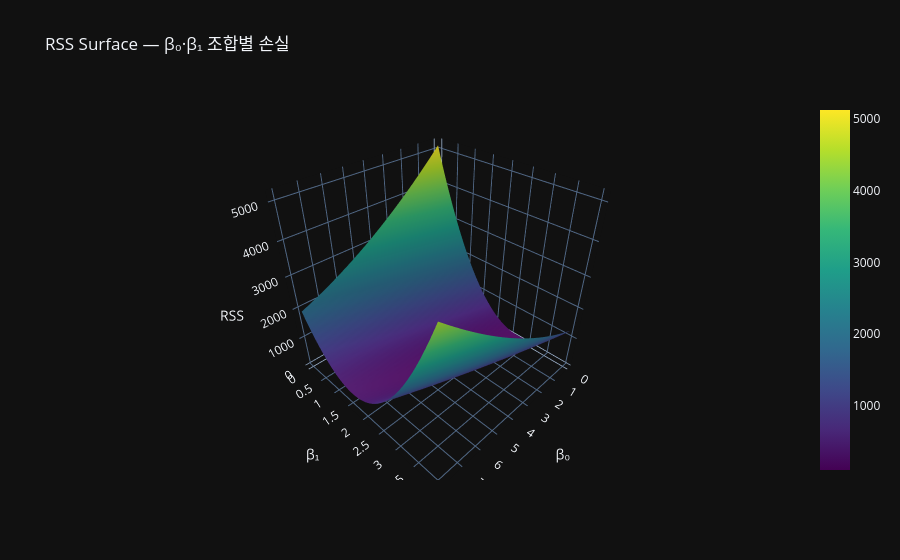

Notebook source saved alongside this figure:
### Markdown cell above
## RSS Surface 시각화 — "가장 작은 오차의 직선"
β₀·β₁을 변화시키며 RSS(잔차 제곱합) 크기 시각화

### Code cell
x = np.linspace(0, 10, 20)
y = 2.3*x + 4 + np.random.randn(20)*3

def rss(b0, b1):
    y_pred = b0 + b1*x
    return np.sum((y - y_pred)**2)

b0_range, b1_range = np.linspace(0,8,50), np.linspace(0,4,50)
B0, B1 = np.meshgrid(b0_range, b1_range)
RSS = np.array([[rss(b0, b1) for b0 in b0_range] for b1 in b1_range])

fig = go.Figure(data=[go.Surface(z=RSS, x=b0_range, y=b1_range, colorscale="Viridis")])
fig.update_layout(title="RSS Surface — β₀·β₁ 조합별 손실",
                  scene=dict(xaxis_title="β₀", yaxis_title="β₁", zaxis_title="RSS"),
                  template="plotly_dark")
fig.show()

### Figure 1 — Plotly figure (JSON) as saved in the notebook; plotly's stock layout.template omitted (floating-point values rounded to 4 significant figures; data arrays with more than 128 entries replaced by an {"elided": "..."} marker saying what was removed)
{"data": [{"colorscale": [[0, "#440154"], [0.1111, "#482878"], [0.2222, "#3e4989"], [0.3333, "#31688e"], [0.4444, "#26828e"], [0.5556, "#1f9e89"], [0.6667, "#35b779"], [0.7778, "#6ece58"], [0.8889, "#b5de2b"], [1, "#fde725"]], "type": "surface", "x": [0.0, 0.1633, 0.3265, 0.4898, 0.6531, 0.8163, 0.9796, 1.143, 1.306, 1.469, 1.633, 1.796, 1.959, 2.122, 2.286, 2.449, 2.612, 2.776, 2.939, 3.102, 3.265, 3.429, 3.592, 3.755, 3.918, 4.082, 4.245, 4.408, 4.571, 4.735, 4.898, 5.061, 5.224, 5.388, 5.551, 5.714, 5.878, 6.041, 6.204, 6.367, 6.531, 6.694, 6.857, 7.02, 7.184, 7.347, 7.51, 7.673, 7.837, 8.0], "y": [0.0, 0.08163, 0.1633, 0.2449, 0.3265, 0.4082, 0.4898, 0.5714, 0.6531, 0.7347, 0.8163, 0.898, 0.9796, 1.061, 1.143, 1.224, 1.306, 1.388, 1.469, 1.551, 1.633, 1.714, 1.796, 1.878, 1.959, 2.041, 2.122, 2.204, 2.286, 2.367, 2.449, 2.531, 2.612, 2.694, 2.776, 2.857, 2.939, 3.02, 3.102, 3.184, 3.265, 3.347, 3.429, 3.51, 3.592, 3.673, 3.755, 3.837, 3.918, 4.0], "z": {"elided": "50x50 float values"}}], "layout": {"scene": {"xaxis": {"title": {"text": "β₀"}}, "yaxis": {"title": {"text": "β₁"}}, "zaxis": {"title": {"text": "RSS"}}}, "title": {"text": "RSS Surface — β₀·β₁ 조합별 손실"}}}
